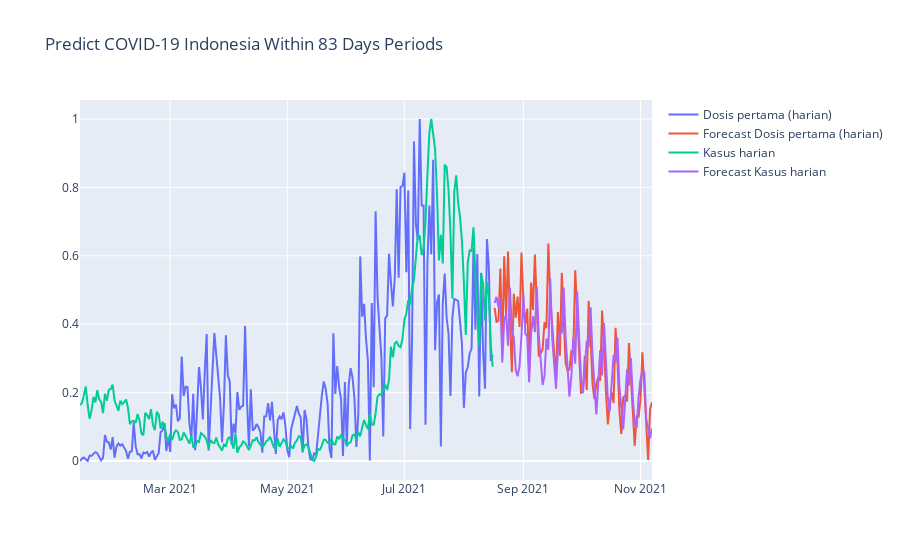

Notebook code for this chart:
### Code cell
line_stat = []

for x in range(0,2):
    line_stat.append(go.Scatter(x=df_timeseries.tanggal, y=series[variable[x]], name=variable[x], mode='lines'))
    line_stat.append(go.Scatter(x=dates, y=prediction[variable[x]], name=f'Forecast {variable[x]}', mode='lines'))

fig = go.Figure(data=line_stat)
fig.update_layout(title_text=f"Predict COVID-19 Indonesia Within {min_case} Days Periods")
fig.show()
